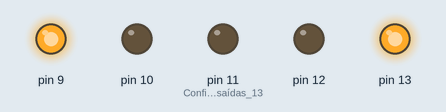
A sketch run on a simulated Arduino Uno, built with avr-gcc and run on an emulated ATmega328P. Shown: output pins drawn as LEDs (lit = HIGH).

Above: at 1.0 s.
At 2.2 s:
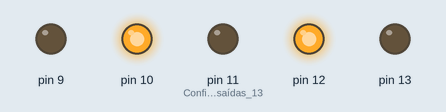
At 2.7 s:
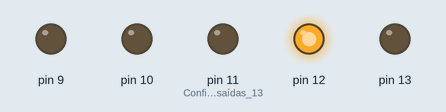
At 5.0 s:
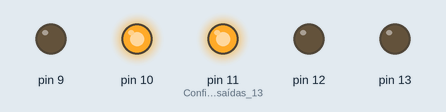
Timing chart, 0 to 7.8 s (numbered marks = the images above):
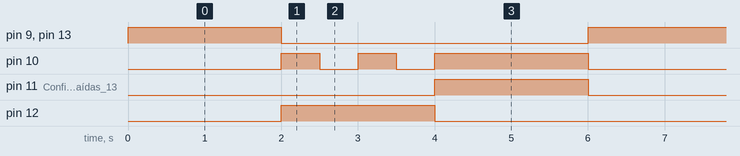

Measured:
- by itself, pin 9, pin 11 (Configurando_as_saídas_13), pin 12, pin 13: alternates HIGH for 2.0 s and LOW for 4.0 s
- by itself, pin 10: repeats every 6.0 s: LOW 0.50 s, HIGH 0.50 s, LOW 0.50 s, HIGH 2.0 s, LOW 2.0 s, HIGH 0.50 s
- by itself, everything shown: repeats every 6.0 s, in 6 steps

The sketch:

semaforo-led.ino
```cpp
void setup() {
  pinMode(13, OUTPUT);
  pinMode(12, OUTPUT);
  pinMode(11, OUTPUT);                 // Configurando as saídas 13, 12, 11, 10 e 9 para receberem os leds.
  pinMode(10, OUTPUT);
  pinMode(9, OUTPUT);
}

void loop() {
  digitalWrite(10, LOW);
  digitalWrite(9, HIGH);               // Semáforo verde p/ pedestres durante 2 segundos.
  digitalWrite(13, HIGH);              // Semáforo vermelho p/ veículos durante 2 segundos.
  digitalWrite(12, LOW);
  digitalWrite(11, LOW);
  delay(2000);

  //
  digitalWrite(9, LOW);
  digitalWrite(13, LOW);
  digitalWrite(12, HIGH);              // Semáforo amarelo p/ veículos durante 2 segundos.
  digitalWrite(11, LOW);
  digitalWrite(10, HIGH);

  delay(500);
  digitalWrite(10, LOW);               // Semáforo vermelho piscante para pedestres enquanto o semáforo amarelo para veículos está ativo.
  delay(500);
  digitalWrite(10, HIGH);
  delay(500);
  digitalWrite(10, LOW);
  delay(500);
  //

  digitalWrite(10, HIGH);              // Semáforo vermelho p/ pedestres durante 2 segundos.
  digitalWrite(9, LOW);
  digitalWrite(13, LOW);
  digitalWrite(12, LOW);
  digitalWrite(11, HIGH);              // Semáforo verde p/ veículos durante 2 segundos.
  delay(2000);
}
```
